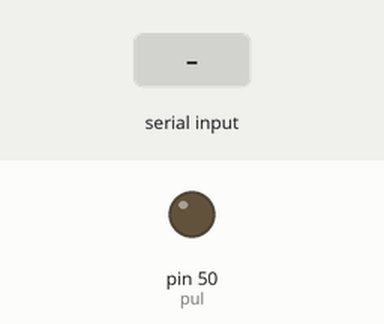
The sketch below on a simulated Arduino Mega 2560, built with avr-gcc and run on an emulated ATmega2560. On the bench: output pins drawn as LEDs (lit = HIGH). Inputs (shaded band) come from the test bench. What the sketch prints to the serial monitor is not drawn.

Above: at 1.2 s.
1.3 s: "90,45\n" received over Serial
At 1.7 s:
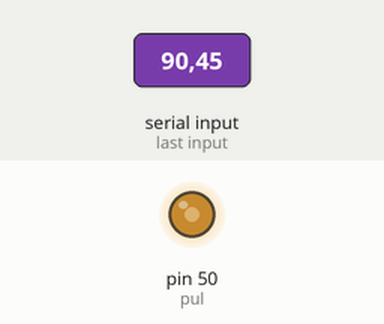
4.3 s: "30,150\n" received over Serial
At 6.15 s:
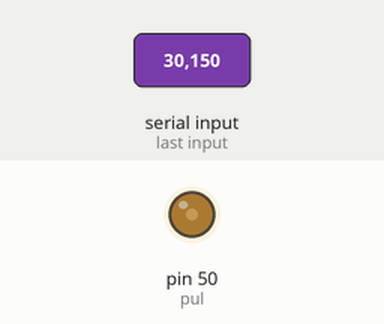
Timing chart, 0 to 7.7 s (numbered marks = the images above; inputs shaded):
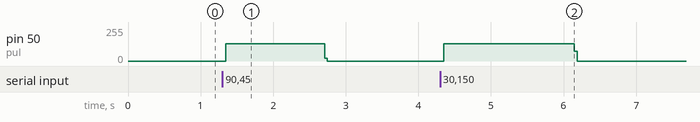

The sketch:

Inspection_Cell_motor_cmd.ino
```cpp
int pul = 50;
int steps = 5;
int angle;
int rotate = 0;
void setup()
{

  pinMode(pul, OUTPUT);
  Serial.begin(9600);
  Serial.println("Start!");

}
void loop()
{

  if (Serial.available() > 0)
  {

    angle = Serial.parseInt();
    rotate = angle * steps;
    for (int i = 0; i <= rotate; i++)
    {
      digitalWrite(pul, HIGH);
      digitalWrite(13, HIGH);
      delay(1);
      digitalWrite(13, LOW);
      digitalWrite(pul, LOW);
      delay(1);
    }
  }

}
```

Measured:
- after the input at 1.3 s, pin 50 (pul): 0/255 → 130/255 after 0.05 s, → 0/255 1.4 s later
- after the input at 4.3 s, pin 50 (pul): 0/255 → 130/255 after 0.05 s, → 0/255 1.8 s later
